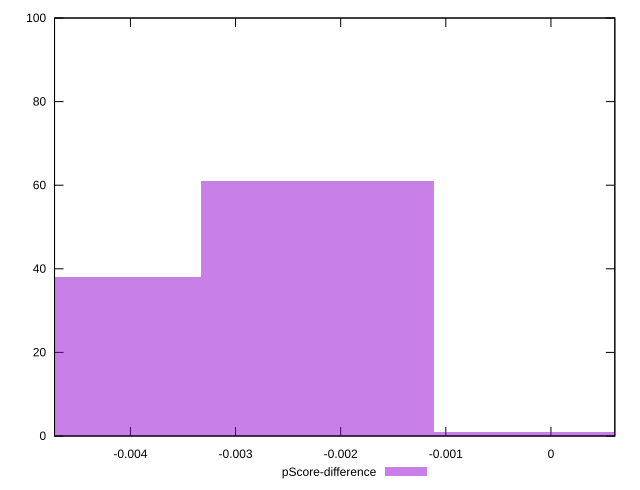

This figure's gnuplot source:
reset

$pScoreDifference <<EOF
-0.004438675947224073 38
-0.0022193379736120365 61
0 1
EOF

set key outside below
set boxwidth 0.0022193379736120365
set xrange [-0.004721710371981783:0.0006076392793275959]
set yrange [0:100]
set trange [0:100]
set style fill transparent solid 0.5 noborder
set terminal svg size 640, 490 enhanced background rgb 'white'
set output "reports/report_00028_2021-02-24T12-49-42.674Z/uses-long-cache-ttl/samples/astro/pScore-difference/histogram.svg"

plot $pScoreDifference title "pScore-difference" with boxes

reset
